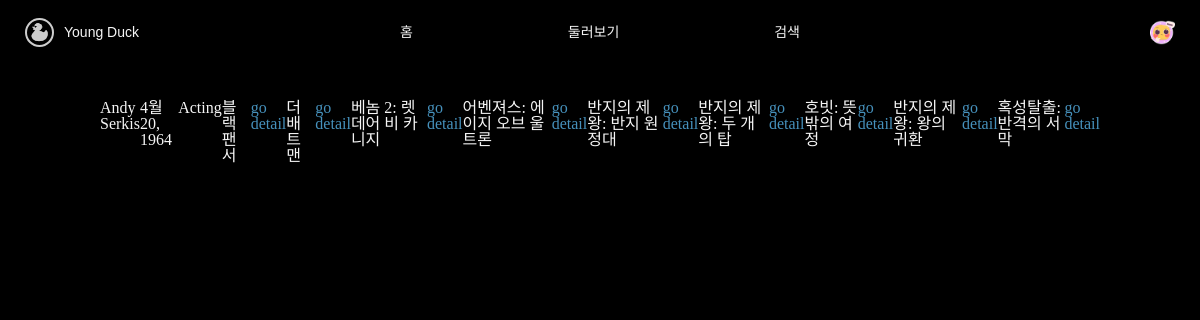
The app's page /movies/person/1333/ (signed in) with its own data.
### accounts/models.py (models this page shows)
class User(AbstractUser):
    followings = models.ManyToManyField('self', symmetrical=False, related_name='followers')

class Profile(models.Model):
    user = models.OneToOneField(settings.AUTH_USER_MODEL, on_delete=models.CASCADE, related_name='profile')
    nickname = models.CharField(
        max_length=50,
        blank=True,
        )
    profile_img = models.ImageField(
        default='images/icons/{}.png'.format(random.randrange(1, 20)),
        upload_to=profiles_image_path,
        )

### movies/models.py (models this page shows)
class People(models.Model):
    name = models.CharField(max_length=50)
    birthday = models.DateField(null=True)
    known_for_department = models.CharField(max_length=50)
    popularity = models.FloatField()
    profile_path = models.CharField(max_length=200, blank=True)

class Movie(models.Model):
    title = models.CharField(max_length=100)
    released_date = models.DateField()
    popularity = models.FloatField()
    vote_average = models.FloatField()
    vote_count = models.IntegerField()
    homepage = models.CharField(max_length=100, blank=True)
    runtime = models.IntegerField()
    status = models.CharField(max_length=50, blank=True)
    overview = models.TextField()
    poster_path = models.CharField(max_length=200, blank=True)
    backdrop_path = models.CharField(max_length=200, blank=True)
    budget = models.IntegerField()
    video = models.CharField(max_length=100, blank=True)
    director = models.CharField(max_length=100)
    click_count = models.IntegerField()
    genres = models.ManyToManyField(Genre)
    people = models.ManyToManyField(People, blank=True)

### movies/views.py (the view)
# urls.py: path('person/<int:person_pk>/', views.detail_person, name='detail_person'),
@require_GET
def detail_person(request, person_pk):
    if request.user.is_authenticated:
        person = get_object_or_404(People, pk=person_pk)
        movies = person.movie_set.all()
        context = {
            'person' : person,
            'movies' : movies,
        }
        return render(request, 'movies/detail_person.html', context)
    else:
        return redirect('accounts:login')

### movies/templates/movies/detail_person.html (shortened to what this page needs)
{% extends 'base.html' %}
{% block content %}
    <div class="container" style="margin: 100px;">
        <h1>{{ person.name }}</h1>
        <p>{{ person.birthday }}</p>
        <p>{{ person.known_for_department }}</p>
        {% for movie in movies %}
          <p>{{ movie.title }}</p>
          <a href="{% url 'movies:detail' movie.pk %}">go detail</a>
        {% endfor %}
    </div>
{% endblock content %}

### templates/base.html (shortened to what this page needs)
<!DOCTYPE html>
<html lang="en">
<head>
  {% load static %}
  <link rel="stylesheet" href="{% static 'css/reset.css' %}">
  <link rel="stylesheet" href="{% static 'css/style.css' %}">
  <link rel="stylesheet" href="{% static 'css/nav.css' %}">
  <link rel="stylesheet" href="{% static 'css/profile-modal.css' %}">
  <link rel="stylesheet" href="{% static 'css/signin.css' %}">
  <link rel="stylesheet" href="{% static 'css/signup.css' %}">
  <link rel="stylesheet" href="{% static 'css/book-index.css' %}">
  <link rel="stylesheet" href="{% static 'css/book-detail.css' %}">
  <link rel="stylesheet" href="{% static 'css/book-create.css' %}">
  <link rel="stylesheet" href="{% static 'css/profile.css' %}">
  <link rel="stylesheet" href="{% static 'css/account-update.css' %}">
  <link rel="stylesheet" href="{% static 'css/change-password.css' %}">
</head>
<body>
  {% include '_nav.html' %}
  {% block content %}
  {% endblock content %}
  {% load static %}
</body>
</html>

### templates/_nav.html (shortened to what this page needs)
{% if user.is_authenticated %}
<div id="navbar" class="horizontal">
  <div id="navbar-left" class="horizontal">
    <div id="nav-logo"></div>
    <div id="nav-title">Young Duck</div>
  </div>
  <div id="navbar-center" class="horizontal">
    <div id="nav-home">
      <span class="navbar__span">홈</span>
    </div>
    <div id="nav-around">
      <span class="navbar__span">둘러보기</span>
    </div>
    <div id="nav-search">
      <span class="navbar__span">검색</span>
    </div>
  </div>
  <div id="navbar-right" class="horizontal">
    <div id="nav-profile" style="background-image: url('{{ user.profile.profile_img.url }}'); background-size: 100%;"></div>
  </div>
</div>
{% endif %}

### static/css/style.css (style rules this page uses)
.horizontal { flex-direction: row; flex-wrap: wrap; align-items: center; }
body { background-color: black; color: #f5f5f5; }

### static/css/nav.css (style rules this page uses)
div { display: flex; }
#navbar { position: fixed; top: 0; width: 100%; height: 64px; justify-content: space-between; background-color: black; font-family: 'Noto Sans KR', sans-serif; font-size: 14px; font-weight: 400; color: #f5f5f5; }
.navbar__span { height: fit-content; }
#navbar-left { width: 300px; height: 64px; padding: 0px 25px 0px 25px; }
#nav-logo { width: 25px; height: 25px; background-image: url('../images/logo/logo_tmp.png'); background-size: 100%; align-items: center; margin-right: 10px; cursor: pointer; border-radius: 25px; border: 2px solid #cdcdcd; }
#nav-title { width: 200px; height: 25px; align-items: center; cursor: pointer; }
#navbar-center { width: 400px; height: 64px; justify-content: space-between; }
#nav-home { height: 25px; width: fit-content; align-items: center; cursor: pointer; }
#nav-around { height: 25px; width: fit-content; align-items: center; cursor: pointer; }
#nav-search { height: 25px; width: fit-content; align-items: center; cursor: pointer; }
#navbar-right { width: 300px; height: 64px; padding: 0px 25px 0px 25px; justify-content: flex-end; }
#nav-profile { height: 25px; width: 25px; align-items: center; cursor: pointer; }

### static/css/account-update.css (style rules this page uses)
a { text-decoration-line: none; }
a:link { color: #4691BC; }

### records on screen
User: profile.profile_img (picture)
People: name "Andy Serkis", birthday "4월 20, 1964", known_for_department "Acting"
Movie: title "블랙 팬서"
Movie: title "더 배트맨"
Movie: title "베놈 2: 렛 데어 비 카니지"
Movie: title "어벤져스: 에이지 오브 울트론"
Movie: title "반지의 제왕: 반지 원정대"
Movie: title "반지의 제왕: 두 개의 탑"
Movie: title "호빗: 뜻밖의 여정"
Movie: title "반지의 제왕: 왕의 귀환"
Movie: title "혹성탈출: 반격의 서막"
